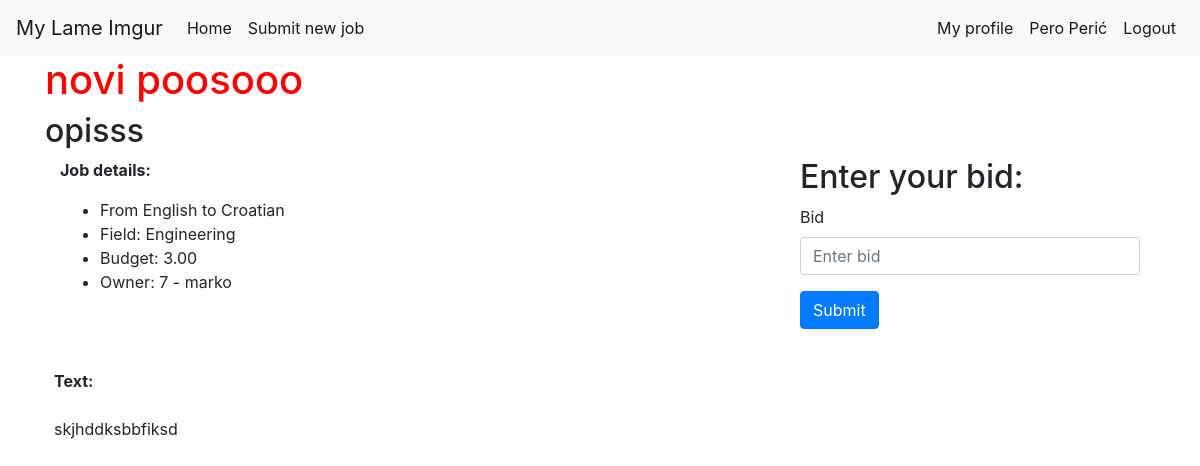
Page /app/jobs/9 (signed in) on the committed database.
### app/models.py (models this page shows, shortened)
class Account(models.Model):
    user = models.OneToOneField(User, on_delete=models.CASCADE)
    name = models.CharField(max_length=100)
    balance = models.DecimalField(max_digits=8, decimal_places=2, default=0)
    translator = models.BooleanField()
    def __str__(self):
        return f"{self.id} - {self.name}"

class Job(models.Model):
    class Status(models.TextChoices):
        AVAILABLE = 'available', "Available"
        ASSIGNED = 'assigned', "Assigned"
        IN_PROGRESS = 'in_progress', "In Progress"
        COMPLETED = 'completed', "Completed"
    class Field(models.TextChoices):
        ART = 'art', "Art"
        BUS = 'business', "Business"
        COMP = 'computers', "Computers"
        EDU = 'education', "Education"
        ENG = 'engineering', "Engineering"
        FIN = 'finance', "Finance"
        LAW = 'law', "Law"
        LIT = 'literature', "Literature"
        MED = 'medicine', "Medicine"
        SCI = 'science', "Science"
        SOC = 'social_sciences', "Social Sciences"
        TECH = 'technology', "Technology"
    class Language(models.TextChoices):
        ENG = 'en', "English"
        SPA = 'spa', "Spanish"
        FRE = 'fr', "French"
        GER = 'de', "German"
        ITA = 'it', "Italian"
        JPN = 'ja', "Japanese"
        CRO = 'hr', "Croatian"
    user = models.ForeignKey(User, on_delete=models.CASCADE)
    title = models.CharField(max_length=100)
    description = models.CharField(max_length=100)
    source_lang = models.CharField(
            max_length=3,
            choices=Language.choices,
            default=Language.ENG,
    )
    target_lang = models.CharField(
            max_length=3,
            choices=Language.choices,
            default=Language.CRO,
    )
    field = models.CharField(
            max_length=100,
            choices=Field.choices,
            default=Field.ENG,
    )
    budget = models.DecimalField(max_digits=8, decimal_places=2)
    text = models.TextField()
    status = models.CharField(
            max_length=100,
            choices=Status.choices,
            default=Status.AVAILABLE,
    )
    translation = models.TextField(blank=True, null=True)
    def owner(self):
        return self.user.account

### app/views.py (the view)
# urls.py: path('jobs/<int:job_id>', views.job_detail, name="job_detail"),
@login_required
def job_detail(request, job_id):
    job = get_object_or_404(Job, pk=job_id)
    form = BidForm()
    context = {
        'job': job,
        'form': form,
    }
    return render(request, 'app/jobs_detail.html', context)

### app/forms.py
class BidForm(forms.Form):
    price = forms.DecimalField(max_digits=8, decimal_places=2, min_value=0.01)

### app/templates/app/jobs_detail.html (shortened to what this page needs)
{% extends 'app/base.html' %}
{% block content %}
<h1>{{ job.title }}</h1>
<h2>{{ job.description }}</h2>
<div class="container">
  <div class="row">
    <div class="col-md-8">
      <p><strong>Job details:</strong></p>
      <p>
        <ul>
          <li>From {{ job.get_source_lang_display }} to {{ job.get_target_lang_display }}</li>
          <li>Field: {{ job.get_field_display }}</li>
          <li>Budget: {{ job.budget }}</li>
          <li>Owner: {{ job.owner }}</li>
        </ul>
      </p>
    </div>
    <div class="col-md-4">
      <h2>Enter your bid:</h2>
      <form action="{% url 'app:bid' job.id %}" method="post" >
        <div class="form-group">
          <label for="price">Bid</label>
          <input type="number" class="form-control" id="price" name="price" placeholder="Enter bid">
        </div>
        <button type="submit" class="btn btn-primary">Submit</button>
      </form>
    </div>
  </div>
</div>
<p class="with-whitespace">
  <strong>Text:</strong></br>
  {{ job.text }}
</p>
{% endblock content %}

### app/templates/app/base.html (shortened to what this page needs)
{% load static %}
<html>
  <head>
    <link rel="stylesheet" href="https://stackpath.bootstrapcdn.com/bootstrap/4.5.2/css/bootstrap.min.css">
    <link rel="stylesheet" href="{% static 'app/css/app.css' %}">
  </head>
  <body>
    <div class="page-header">
      <nav class="navbar navbar-expand-lg navbar-light bg-light">
        <a class="navbar-brand" href="/">My Lame Imgur</a>
        <div class="collapse navbar-collapse" id="navbarSupportedContent">
          <ul class="navbar-nav mr-auto">
            <li class="nav-item active">
              <a class="nav-link" href="/">Home</a>
            </li>
            {% if user.is_authenticated %}
              <li class="nav-item active">
                <a class="nav-link" href="{% url 'app:new_job'  %}">Submit new job</a>
              </li>
            {% endif %}
          </ul>
          <ul class="navbar-nav ml-auto">
            {% if user.is_authenticated %}
              <li class="nav-item active">
                <a class="nav-link" href="{% url 'accounts:profile' user.id %}">My profile</a>
              </li>
              <li class="nav-item active">
                <a class="nav-link" href="{% url 'accounts:dashboard' %}">{{ user.account.name }}</a>
              </li>
              <li class="nav-item active">
                <a class="nav-link" href="{% url 'logout' %}">Logout</a>
              </li>
            {% endif %}
          </ul>
        </div>
      </nav>
    </div>
    <div class="content container">
      <div class="row">
        <div class="col-md-12">
          {% block content %}
          {% endblock %}
        </div>
      </div>
    </div>
  </body>
</html>

### app/static/app/css/app.css (style rules this page uses)
.content h1 { color: red; }
.with-whitespace { white-space: pre-wrap; }

### rows in the picture
Job: title "novi poosooo", description "opisss", source_lang "English", target_lang "Croatian", field "Engineering", budget "3.00", owner "7 - marko", text "skjhddksbbfiksd"

### other values in the picture
{{ user.account.name }} "Pero Perić"
